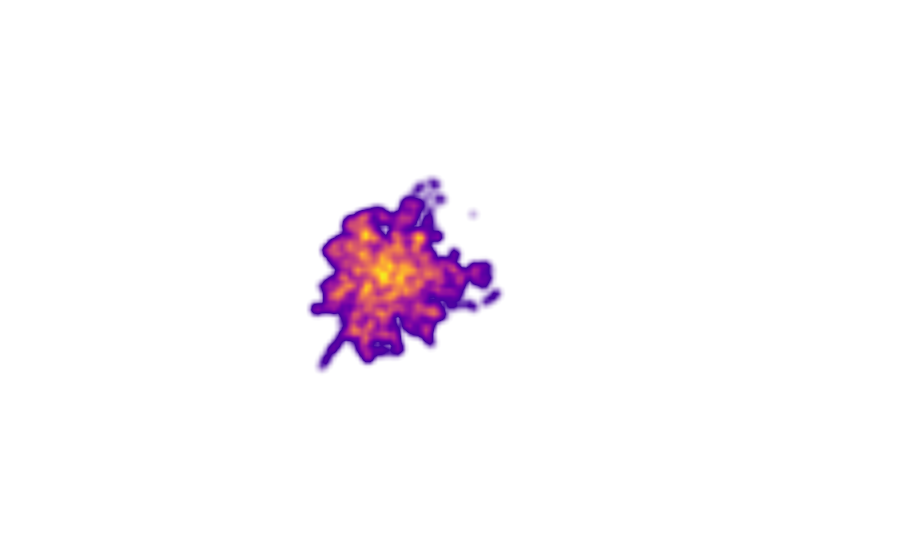

Source (notebook cell):
### Markdown cell above
Type de map 1

### Code cell
px.set_mapbox_access_token("pk.eyJ1IjoibWpkYW91ZGkiLCJhIjoiY2xibm54OThyMGdyOTNvcnhqeTYyZmRuYiJ9.rfxe3z8triwA5yvV1XZA-A")
fig = px.density_mapbox(test, lat='stop_lat', lon='stop_lon', z='delay', radius=10,
                        center=dict(lat=50.85, lon=4.45), zoom=9,
                        mapbox_style="white-bg")

fig.update_coloraxes(showscale=False)

fig.show()

### Figure 1 — Plotly figure (JSON) as saved in the notebook; plotly's stock layout.template omitted (floating-point values rounded to 4 significant figures; data arrays with more than 128 entries replaced by an {"elided": "..."} marker saying what was removed)
{"data": [{"coloraxis": "coloraxis", "hovertemplate": "delay=%{z}<br>stop_lat=%{lat}<br>stop_lon=%{lon}<extra></extra>", "lat": {"elided": "2275 float values"}, "lon": {"elided": "2275 float values"}, "name": "", "radius": 10, "subplot": "mapbox", "type": "densitymapbox", "z": {"elided": "2275 float values"}}], "layout": {"coloraxis": {"colorbar": {"title": {"text": "delay"}}, "colorscale": [[0, "#0d0887"], [0.1111, "#46039f"], [0.2222, "#7201a8"], [0.3333, "#9c179e"], [0.4444, "#bd3786"], [0.5556, "#d8576b"], [0.6667, "#ed7953"], [0.7778, "#fb9f3a"], [0.8889, "#fdca26"], [1, "#f0f921"]], "showscale": false}, "legend": {"tracegroupgap": 0}, "mapbox": {"accesstoken": "pk.eyJ1IjoibWpkYW91ZGkiLCJhIjoiY2xibm54OThyMGdyOTNvcnhqeTYyZmRuYiJ9.rfxe3z8triwA5yvV1XZA-A", "center": {"lat": 50.85, "lon": 4.45}, "domain": {"x": [0, 1], "y": [0, 1]}, "style": "white-bg", "zoom": 9}, "margin": {"t": 60}}}
